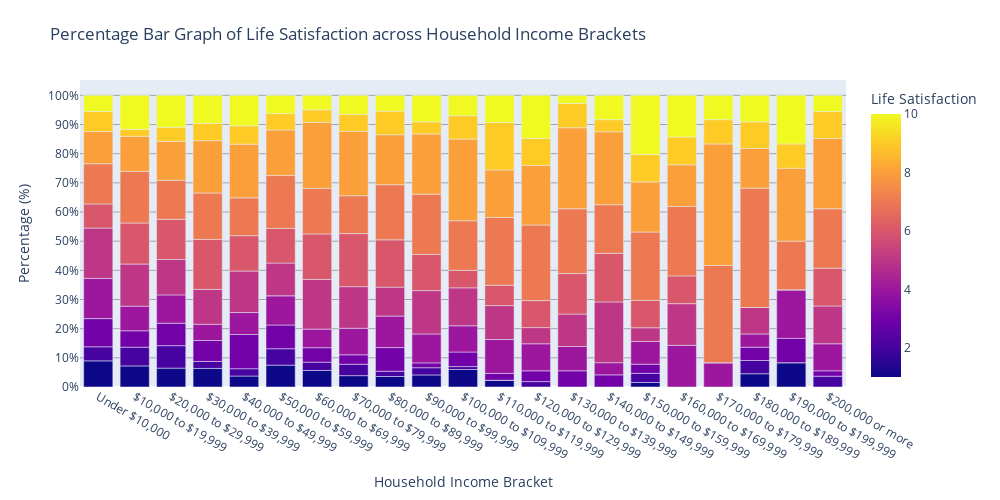

The notebook cell saved with this chart:
### Code cell
df_count = data_cross_2021.groupby(['DEMO_household_income', 'WELLNESS_life_satisfaction']).size().reset_index(name='Count')

# Unique sort to preserve the order of life satisfaction while also sorting the household income
for value in income_categories:
	df_count = pd.concat([df_count, df_count.loc[df_count['DEMO_household_income'] == value]], ignore_index=True)
df_count = df_count.iloc[len(df_count) // 2 :]

# Calculate the percentage directly in the DataFrame and scale it to 0-1
df_count['Percentage'] = df_count.groupby('DEMO_household_income')['Count'].transform(lambda x: x / x.sum())

# Create a stacked bar graph
fig = px.bar(df_count, x='DEMO_household_income', y='Percentage', color='WELLNESS_life_satisfaction',
             title='Percentage Bar Graph of Life Satisfaction across Household Income Brackets',
             labels={'Percentage': 'Percentage (%)',
                     'DEMO_household_income': 'Household Income Bracket',
                     'WELLNESS_life_satisfaction': 'Life Satisfaction'
                     },
             color_continuous_scale=px.colors.sequential.Plasma,
			)

# Update layout
fig.update_layout(
    barmode='stack',
    width=1000,
    height=500,
    yaxis=dict(
        tickvals=[i / 100 for i in range(0, 101, 10)],
        ticktext=[f"{i}%" for i in range(0, 101, 10)],
        dtick=0.1,  # Add grid lines every 10%
        gridcolor='rgba(0, 0, 0, 0.3)'
    ),
	margin=dict(t=80, b=80, l=80, r=80),  # Reduce the margins (top, bottom, left, right)
)

# Show the figure
fig.show()
# fig.write_image("course_project_figure1.png", format="png", engine="kaleido")

### Figure 1 — Plotly figure (JSON) as saved in the notebook; plotly's stock layout.template omitted (floating-point values rounded to 4 significant figures; data arrays with more than 128 entries replaced by an {"elided": "..."} marker saying what was removed)
{"data": [{"alignmentgroup": "True", "hovertemplate": "Household Income Bracket=%{x}<br>Percentage (%)=%{y}<br>Life Satisfaction=%{marker.color}<extra></extra>", "legendgroup": "", "marker": {"color": {"elided": "210 int values"}, "coloraxis": "coloraxis", "pattern": {"shape": ""}}, "name": "", "offsetgroup": "", "orientation": "v", "showlegend": false, "textposition": "auto", "type": "bar", "x": {"elided": "210 str values"}, "xaxis": "x", "y": {"elided": "210 float values"}, "yaxis": "y"}], "layout": {"barmode": "stack", "coloraxis": {"colorbar": {"title": {"text": "Life Satisfaction"}}, "colorscale": [[0, "#0d0887"], [0.1111, "#46039f"], [0.2222, "#7201a8"], [0.3333, "#9c179e"], [0.4444, "#bd3786"], [0.5556, "#d8576b"], [0.6667, "#ed7953"], [0.7778, "#fb9f3a"], [0.8889, "#fdca26"], [1, "#f0f921"]]}, "height": 500, "legend": {"tracegroupgap": 0}, "margin": {"b": 80, "l": 80, "r": 80, "t": 80}, "title": {"text": "Percentage Bar Graph of Life Satisfaction across Household Income Brackets"}, "width": 1000, "xaxis": {"anchor": "y", "domain": [0, 1], "title": {"text": "Household Income Bracket"}}, "yaxis": {"anchor": "x", "domain": [0, 1], "dtick": 0.1, "gridcolor": "rgba(0, 0, 0, 0.3)", "ticktext": ["0%", "10%", "20%", "30%", "40%", "50%", "60%", "70%", "80%", "90%", "100%"], "tickvals": [0, 0.1, 0.2, 0.3, 0.4, 0.5, 0.6, 0.7, 0.8, 0.9, 1], "title": {"text": "Percentage (%)"}}}}
